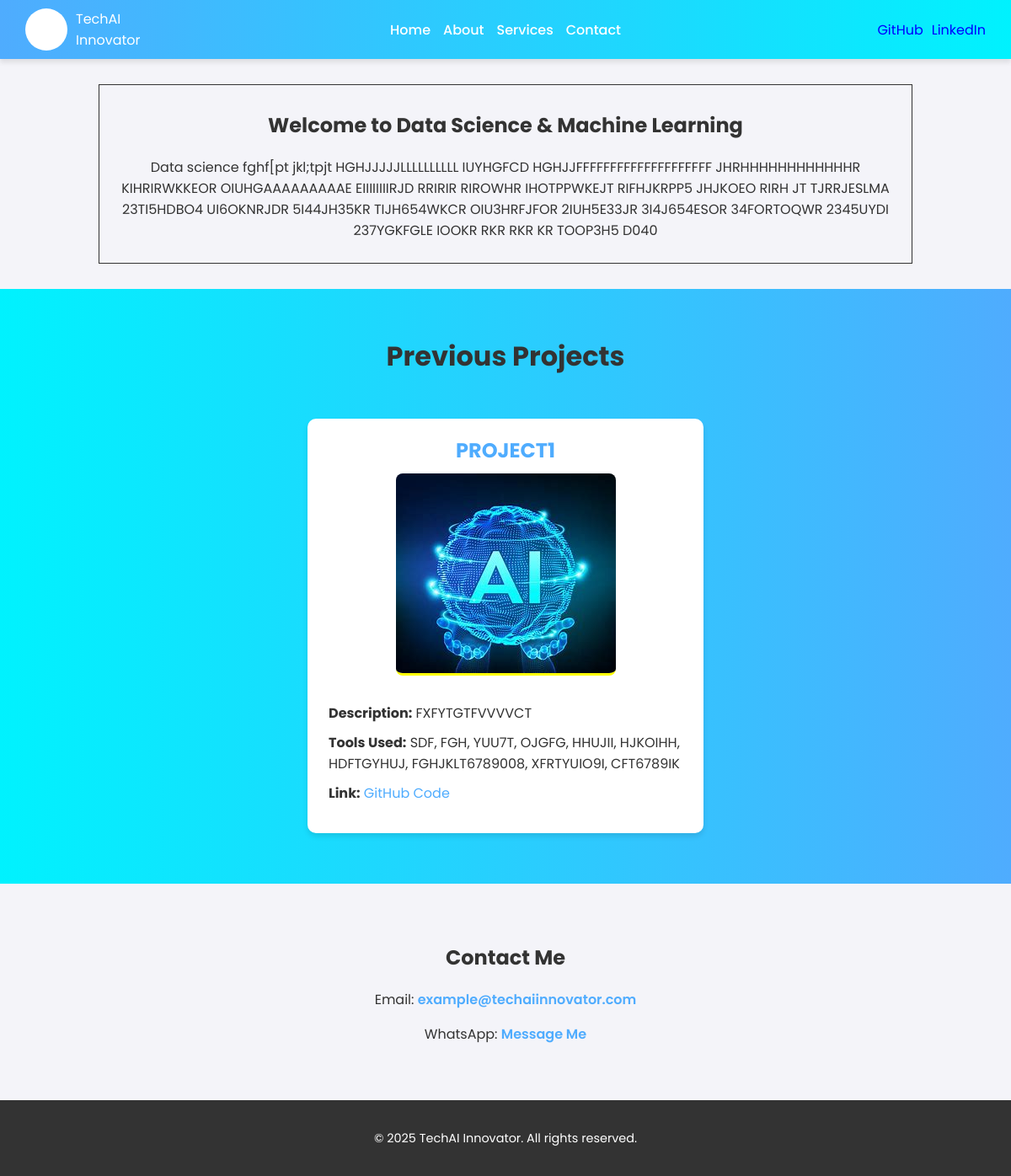
The app's page /services-1 with its own data.
### tables this page shows
CREATE TABLE services (
    service_id INTEGER PRIMARY KEY AUTOINCREMENT,
    service_name TEXT NOT NULL,
    description TEXT NOT NULL
);

CREATE TABLE projects (
    project_id INTEGER PRIMARY KEY AUTOINCREMENT,
    project_title TEXT NOT NULL,
    service_id INTEGER NOT NULL,
    description TEXT NOT NULL,
    tools_used TEXT NOT NULL,
    links TEXT NOT NULL,
    FOREIGN KEY (service_id) REFERENCES services (service_id)
);

### app.py (the view)
@app.route('/services-<int:service_id>')
def service_page(service_id):
    service = get_service(service_id)
    projects = get_projects(service_id)
    project_images = {}
    for project in projects:
        _, base_image = get_images(project[0])
        project_images[project[0]] = base_image
    return render_template('service_page.html',
                           projects = projects,
                           project_images=project_images,
                           service = service)

### engine.py (called while the page is built)
def get_service(service_id):
	conn = sqlite3.connect(db_path)
	cursor = conn.cursor()
	cursor.execute("""SELECT * FROM services WHERE service_id = ?""", (service_id,))
	service = cursor.fetchone()
	conn.close()
	return service

def get_projects(service_id):
	conn = sqlite3.connect(db_path)
	cursor = conn.cursor()
	cursor.execute("SELECT * FROM projects WHERE service_id = ?", (service_id,))
	projects = cursor.fetchall()
	conn.close()
	return projects

def get_images(project_id):
	conn = sqlite3.connect(db_path)
	cursor = conn.cursor()
	cursor.execute("SELECT * from images WHERE project_id = ?", (project_id,))
	images = [{"image_id": img[0], "filename": img[1].split("\\")[1], "category": img[3]} for img in cursor.fetchall()]
	base_image = images[0]["filename"] if images else None
	conn.close()
	return images, base_image

### templates/service_page.html (shortened to what this page needs)
<!DOCTYPE html>
<html lang="en">
<head>
    <link rel="stylesheet" href="{{ url_for('static', filename = 'styles.css') }}">
</head>
<body>
    <header>
        <div class="logo-holder">
            <div class="logo-placeholder"></div>
            <div class="logo">TechAI<br>Innovator</div>
        </div>
        <nav>
            <ul>
                <li><a href="/index">Home</a></li>
                <li><a href="/index#about">About</a></li>
                <li><a href="/index#services">Services</a></li>
                <li><a href="#contact">Contact</a></li>
            </ul>
        </nav>
        <div class="social-links">
            <a href="https://github.com" target="_blank">GitHub</a>
            <a href="https://linkedin.com" target="_blank">LinkedIn</a>
        </div>
    </header>
    <section class="video-section">
        <div class="video-service">
            <div class="service-video-text">
                <h2>Welcome to {{ service[1] }}</h2>
                <p>{{ service[2] }}</p>
            </div>
        </div>
    </section>
    <section class="projects">
        <h2>Previous Projects</h2>
        <div class="project-list">
            {% for project in projects %}
            <div class="project">
                <h3>{{ project[1] }}</h3>
                <div class="project-visual">
                    {% if project[0] in project_images and project_images[project[0]] %}
                        <a href="/services-{{ project[2] }}/projects-{{ project[0] }}">
                            <img src="{{ url_for('static', filename='images/' + project_images[project[0]]) }}" alt="Project Visualization">
                        </a>
                    {% endif %}
                </div>
                <div class="project-details">
                    <p><strong>Description:</strong> {{ project[3] }} </p>
                    <p><strong>Tools Used:</strong> {{ project[4] }} </p>
                    <p><strong>Link:</strong> <a href="{{ project[5] }}" target="_blank">GitHub Code</a></p>
                </div>
            </div>
            {% endfor %}
        </div>
    </section>
    <section id="contact" class="contact">
        <h2>Contact Me</h2>
        <p>Email: <a href="mailto:example@techaiinnovator.com">example@techaiinnovator.com</a></p>
        <p>WhatsApp: <a href="https://wa.me/1234567890" target="_blank">Message Me</a></p>
    </section>
    <footer>
        <p>&copy; 2025 TechAI Innovator. All rights reserved.</p>
    </footer>
</body>
</html>

### static/styles.css (style rules this page uses)
body { font-family: 'Poppins', sans-serif; margin: 0; padding: 0; box-sizing: border-box; background-color: #f4f4f9; color: #333; }
header { display: flex; justify-content: space-between; align-items: center; padding: 10px 30px; background: linear-gradient(90deg, #4facfe, #00f2fe); color: white; box-shadow: 0 4px 6px rgba(0, 0, 0, 0.1); }
header .logo-holder { flex: 1; display: flex; align-items: center; gap: 10px; }
header .logo-placeholder { width: 50px; height: 50px; background-color: #fff; border-radius: 50%; display: inline-block; }
header nav { flex: 1; align-items: center; justify-content: center; margin-right: 40px; }
header nav ul { align-items: center; list-style: none; display: flex; justify-content: center; gap: 15px; margin: 0; }
header nav ul li a { text-decoration: none; color: white; font-weight: 500; }
.social-links { flex: 1; display: flex; gap: 10px; justify-content: right; }
.social-links a { color: blue; text-decoration: solid; }
.video-section { margin: 30px auto; padding: 0 10px; text-align: center; }
.video-service { display: flex; justify-content: center; }
.service-video-text { border: #333 1px solid; width: 80%; padding: 10px; }
.contact { padding: 50px 20px; text-align: center; }
.contact a { color: #4facfe; text-decoration: none; font-weight: 600; }
footer { text-align: center; padding: 20px; background: #333; color: white; font-size: 0.9rem; }
.projects { padding: 30px 20px; background: linear-gradient(90deg, #00f2fe, #4facfe); color: #333; text-align: center; }
.projects h2 { font-size: 2rem; margin-bottom: 20px; }
.project-list { display: flex; gap: 15px; overflow-x: auto; scroll-behavior: smooth; padding: 10px 0; }
.project { margin: 20px auto; max-width: 800px; background: white; border-radius: 10px; box-shadow: 0 4px 6px rgba(0, 0, 0, 0.1); overflow: hidden; padding: 10px; flex: 0 0 450px; flex-direction: column; }
.project h3 { font-size: 1.5rem; margin: 10px 0; color: #4facfe; }
.project-visual { width: 100%; display: flex; justify-content: center; align-items: center; }
.project-visual img { width: 100%; height: auto; max-height: 300px; object-fit: contain; border-bottom: 3px solid yellow; border-radius: 8px; transition: transform 0.3s ease, box-shadow 0.3s ease; background-color: #f4f4f4; }
.project-details { padding: 15px; text-align: left; }
.project-details p { margin: 10px 0; }
.project-details a { color: #4facfe; text-decoration: none; }
h2, h3 { color: #333; }

### records on screen
services: service_name "Data Science & Machine Learning", description "Data science fghf[pt jkl;tpjt HGHJJJJJLLLLLLLLLL IUYHGFCD HGHJJFFFFFFFFFFFFFFFFFFFF JHRHHHHHHHHHHHHR KIHRIRWKKEOR OIUHGAAAAAAAAAE EIIIIIIIIRJD RRIRIR RIROWHR IHOTPPWKEJT RIFHJKRPP5 JHJKOEO RIRH JT TJRRJESLMA 23TI5HDBO4 UI6OKNRJDR 5I44JH35KR TIJH654WKCR OIU3HRFJFOR 2IUH5E33JR 3I4J654ESOR 34FORTOQWR 2345UYDI 237YGKFGLE IOOKR RKR RKR KR TOOP3H5 D040"
projects: project_title "PROJECT1", description "FXFYTGTFVVVVCT", tools_used "SDF, FGH, YUU7T, OJGFG, HHUJII, HJKOIHH, HDFTGYHUJ, FGHJKLT6789008, XFRTYUIO9I, CFT6789IK"
